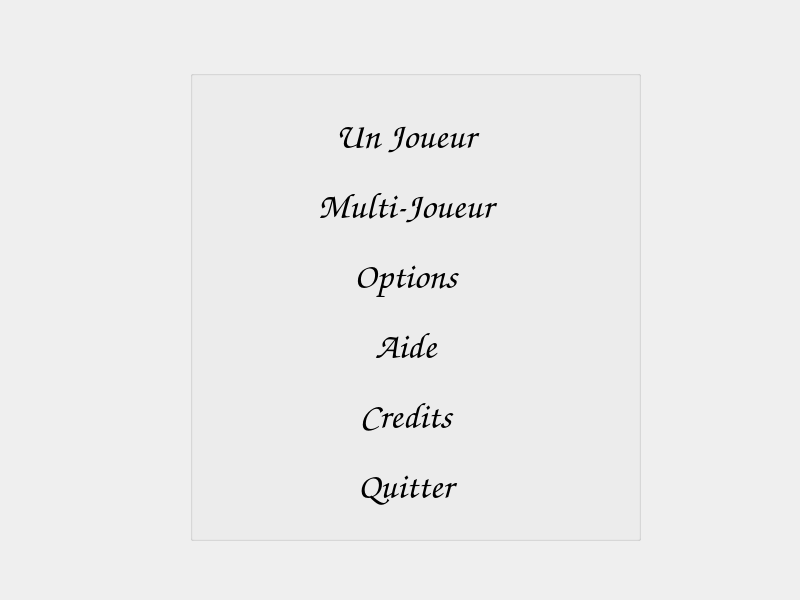
<?xml version="1.0" encoding="UTF-8"?>
<ui version="4.0">
 <class>MainMenu</class>
 <widget class="QWidget" name="MainMenu">
  <property name="enabled">
   <bool>true</bool>
  </property>
  <property name="geometry">
   <rect>
    <x>0</x>
    <y>0</y>
    <width>800</width>
    <height>600</height>
   </rect>
  </property>
  <property name="mouseTracking">
   <bool>true</bool>
  </property>
  <property name="windowTitle">
   <string/>
  </property>
  <widget class="QGroupBox" name="groupBox">
   <property name="geometry">
    <rect>
     <x>190</x>
     <y>70</y>
     <width>451</width>
     <height>471</height>
    </rect>
   </property>
   <property name="title">
    <string/>
   </property>
   <property name="alignment">
    <set>Qt::AlignCenter</set>
   </property>
   <property name="flat">
    <bool>true</bool>
   </property>
   <widget class="QLabel" name="Lbl_single">
    <property name="geometry">
     <rect>
      <x>30</x>
      <y>40</y>
      <width>371</width>
      <height>51</height>
     </rect>
    </property>
    <property name="font">
     <font>
      <family>URW Chancery L</family>
      <pointsize>28</pointsize>
      <italic>true</italic>
     </font>
    </property>
    <property name="text">
     <string>Un Joueur</string>
    </property>
    <property name="alignment">
     <set>Qt::AlignCenter</set>
    </property>
   </widget>
   <widget class="QLabel" name="Lbl_Multi">
    <property name="geometry">
     <rect>
      <x>30</x>
      <y>110</y>
      <width>371</width>
      <height>51</height>
     </rect>
    </property>
    <property name="font">
     <font>
      <family>URW Chancery L</family>
      <pointsize>28</pointsize>
      <italic>true</italic>
     </font>
    </property>
    <property name="text">
     <string>Multi-Joueur</string>
    </property>
    <property name="alignment">
     <set>Qt::AlignCenter</set>
    </property>
   </widget>
   <widget class="QLabel" name="Lbl_Help">
    <property name="geometry">
     <rect>
      <x>30</x>
      <y>250</y>
      <width>371</width>
      <height>51</height>
     </rect>
    </property>
    <property name="font">
     <font>
      <family>URW Chancery L</family>
      <pointsize>28</pointsize>
      <italic>true</italic>
     </font>
    </property>
    <property name="text">
     <string>Aide</string>
    </property>
    <property name="alignment">
     <set>Qt::AlignCenter</set>
    </property>
   </widget>
   <widget class="QLabel" name="Lbl_options">
    <property name="geometry">
     <rect>
      <x>30</x>
      <y>180</y>
      <width>371</width>
      <height>51</height>
     </rect>
    </property>
    <property name="font">
     <font>
      <family>URW Chancery L</family>
      <pointsize>28</pointsize>
      <italic>true</italic>
     </font>
    </property>
    <property name="text">
     <string>Options</string>
    </property>
    <property name="alignment">
     <set>Qt::AlignCenter</set>
    </property>
   </widget>
   <widget class="QLabel" name="Lbl_credits">
    <property name="geometry">
     <rect>
      <x>30</x>
      <y>320</y>
      <width>371</width>
      <height>51</height>
     </rect>
    </property>
    <property name="font">
     <font>
      <family>URW Chancery L</family>
      <pointsize>28</pointsize>
      <italic>true</italic>
     </font>
    </property>
    <property name="text">
     <string>Credits</string>
    </property>
    <property name="alignment">
     <set>Qt::AlignCenter</set>
    </property>
   </widget>
   <widget class="QLabel" name="Lbl_exit">
    <property name="geometry">
     <rect>
      <x>30</x>
      <y>390</y>
      <width>371</width>
      <height>51</height>
     </rect>
    </property>
    <property name="font">
     <font>
      <family>URW Chancery L</family>
      <pointsize>28</pointsize>
      <italic>true</italic>
     </font>
    </property>
    <property name="text">
     <string>Quitter</string>
    </property>
    <property name="alignment">
     <set>Qt::AlignCenter</set>
    </property>
   </widget>
  </widget>
 </widget>
 <resources/>
 <connections/>
</ui>
